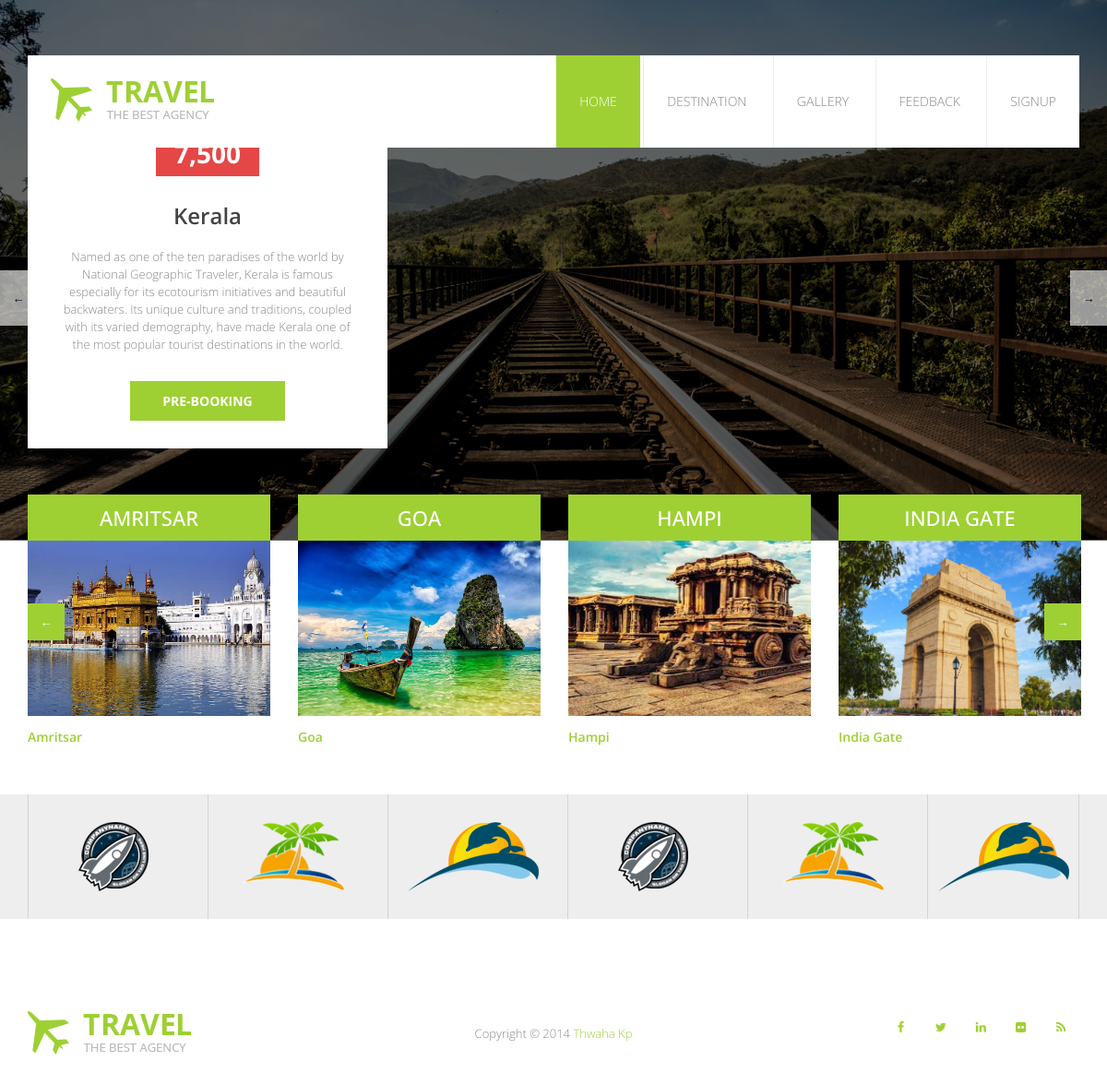
The page / on the database its author committed.
### tables this page shows
CREATE TABLE `destination` (
  `Id` int(11) NOT NULL,
  `Src` varchar(100) NOT NULL,
  `Place-name` varchar(50) NOT NULL
);

### index.php (the view, shortened to what this page needs)
<?php include "connection.php"; ?>
<!DOCTYPE html>
<html class="no-js">
<head>
  <link rel="stylesheet" href="css/bootstrap.min.css" />
  <link rel="stylesheet" href="css/font-awesome.css" />
  <link rel="stylesheet" href="css/animate.css" />
  <link rel="stylesheet" href="css/templatemo_misc.css" />
  <link rel="stylesheet" href="css/templatemo_style.css" />
</head>
<body>
    <div class="site-header">
    <div class="container">
      <div class="main-header">
        <div class="row">
          <div class="col-md-4 col-sm-6 col-xs-10">
            <div class="logo">
              <a href="#">
                <img src="images/logo.png" alt="travel html5 template" title="travel html5 template" />
              </a>
            </div>
          </div>
          <div class="col-md-8 col-sm-6 col-xs-2">
            <div class="main-menu">
              <ul class="visible-lg visible-md">
                <li class="active"><a href="index.php">Home</a></li>
                <li><a href="destination.php">Destination</a></li>
                <li><a href="gallery.php">Gallery</a></li>
                <li><a href="feedback.php">Feedback</a></li>
                <?php include "header.php"; ?>
              </ul>
            </div>
          </div>
        </div>
      </div>
              <?php include "./header.php"; ?>
    </div>
  </div>
  <div class="flexslider">
    <ul class="slides">
      <li>
        <div class="overlay"></div>
        <img src="images/templatemo_slide_1.jpg" alt="Special 1" />
        <div class="container">
          <div class="row">
            <div class="col-md-5 col-lg-4">
              <div class="flex-caption visible-lg">
                <span class="price">7,500</span>
                <h3 class="title">Kerala</h3>
                <p>
                  Named as one of the ten paradises of the world by National Geographic Traveler,
                  Kerala is famous especially for its ecotourism initiatives and beautiful backwaters.
                  Its unique culture and traditions, coupled with its varied demography,
                  have made Kerala one of the most popular tourist destinations in the world.
                </p>
                <a href="#" class="slider-btn">Pre-booking</a>
              </div>
            </div>
          </div>
        </div>
      </li>
    </ul>
  </div>
  <div class="container">
    <div class="row">
      <div class="our-listing owl-carousel">
      <?php
                $select="SELECT * FROM `destination`";
                $query=mysqli_query($conn,$select);
                $num=mysqli_num_rows($query);
                if($num > 0){
                for($i=0;$i<7;$i++){
                  $row=$result=mysqli_fetch_assoc($query)?>
        <a href="destination.php"><div class="list-item">
          <div class="list-thumb">
            <div class="title">
              <h4><?= $row['Place-name']?></h4>
            </div>
            <img src="uploads/<?= $row['Src']?>" alt="<?= $row['Place-name']?>" />
          </div>
          <div class="list-content">
            <h5><?= $row['Place-name']?></h5>
          </div>
        </div></a>
        <?php
                }
              }
              ?>
      </div>
    </div>
  </div>
  <div class="partner-list">
    <div class="container">
      <div class="row">
        <div class="col-md-2 col-sm-4 col-xs-6">
          <div class="partner-item">
            <img src="images/partners/partner1.png" alt="" />
          </div>
        </div>
        <div class="col-md-2 col-sm-4 col-xs-6">
          <div class="partner-item">
            <img src="images/partners/partner2.png" alt="" />
          </div>
        </div>
        <div class="col-md-2 col-sm-4 col-xs-6">
          <div class="partner-item">
            <img src="images/partners/partner3.png" alt="" />
          </div>
        </div>
        <div class="col-md-2 col-sm-4 col-xs-6">
          <div class="partner-item">
            <img src="images/partners/partner1.png" alt="" />
          </div>
        </div>
        <div class="col-md-2 col-sm-4 col-xs-6">
          <div class="partner-item">
            <img src="images/partners/partner2.png" alt="" />
          </div>
        </div>
        <div class="col-md-2 col-sm-4 col-xs-6">
          <div class="partner-item last">
            <img src="images/partners/partner3.png" alt="" />
          </div>
        </div>
      </div>
    </div>
  </div>
  <div class="site-footer">
    <div class="container">
      <div class="row">
        <div class="col-md-4 col-sm-4">
          <div class="footer-logo">
            <a href="index.html">
              <img src="images/logo.png" alt="" />
            </a>
          </div>
        </div>
        <div class="col-md-4 col-sm-4">
          <div class="copyright">
            <span>
              Copyright &copy; 2014 <a href="#">Thwaha Kp</a>
            </span>
          </div>
        </div>
        <div class="col-md-4 col-sm-4">
          <ul class="social-icons">
            <li><a href="#" class="fa fa-facebook"></a></li>
            <li><a href="#" class="fa fa-twitter"></a></li>
            <li><a href="#" class="fa fa-linkedin"></a></li>
            <li><a href="#" class="fa fa-flickr"></a></li>
            <li><a href="#" class="fa fa-rss"></a></li>
          </ul>
        </div>
      </div>
    </div>
  </div>
</body>
</html>

### header.php (shortened to what this page needs)
<?php
if(!isset($_SESSION['fullname'])){
echo'<li><a href="signup.html">Signup</a></li>';
}
?>

### css/templatemo_misc.css (style rules this page uses)
.owl-carousel { display: none; position: relative; width: 100%; -ms-touch-action: pan-y; }
.slides,.flex-control-nav,.flex-direction-nav { margin: 0; padding: 0; list-style: none; }
.flexslider { margin: 0; padding: 0; }
.flexslider .slides>li { display: none; -webkit-backface-visibility: hidden; }
.flexslider .slides img { width: 100%; display: block; }
.slides:after { display: block; clear: both; visibility: hidden; line-height: 0; height: 0; }
.flexslider { margin: 0; position: relative; zoom: 1; }
.flexslider .slides { zoom: 1; }

### rows shown on the page
destination: value "AMRITSAR", Src (picture), value "Amritsar"
destination: value "GOA", Src (picture), value "Goa"
destination: value "HAMPI", Src (picture), value "Hampi"
destination: value "INDIA GATE", Src (picture), value "India Gate"
